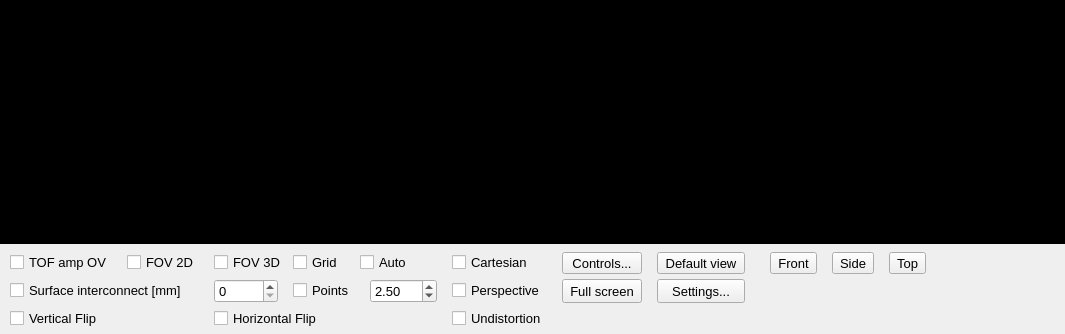
<?xml version="1.0" encoding="UTF-8"?>
<ui version="4.0">
 <class>WidgetPointCloud</class>
 <widget class="QWidget" name="WidgetPointCloud">
  <property name="geometry">
   <rect>
    <x>0</x>
    <y>0</y>
    <width>1065</width>
    <height>334</height>
   </rect>
  </property>
  <property name="sizePolicy">
   <sizepolicy hsizetype="Minimum" vsizetype="Minimum">
    <horstretch>0</horstretch>
    <verstretch>0</verstretch>
   </sizepolicy>
  </property>
  <property name="minimumSize">
   <size>
    <width>0</width>
    <height>0</height>
   </size>
  </property>
  <property name="windowTitle">
   <string>Point Cloud</string>
  </property>
  <property name="styleSheet">
   <string notr="true"/>
  </property>
  <layout class="QGridLayout" name="gridLayout">
   <property name="leftMargin">
    <number>0</number>
   </property>
   <property name="topMargin">
    <number>0</number>
   </property>
   <property name="rightMargin">
    <number>0</number>
   </property>
   <property name="bottomMargin">
    <number>0</number>
   </property>
   <property name="spacing">
    <number>5</number>
   </property>
   <item row="0" column="0" colspan="7">
    <widget class="QWidget" name="widget3D" native="true">
     <property name="sizePolicy">
      <sizepolicy hsizetype="Expanding" vsizetype="Expanding">
       <horstretch>0</horstretch>
       <verstretch>0</verstretch>
      </sizepolicy>
     </property>
     <property name="minimumSize">
      <size>
       <width>0</width>
       <height>0</height>
      </size>
     </property>
     <property name="styleSheet">
      <string notr="true">background-color:rgb(0, 0, 0);</string>
     </property>
    </widget>
   </item>
   <item row="2" column="0" rowspan="2" colspan="5">
    <layout class="QGridLayout" name="gridLayout_2">
     <property name="sizeConstraint">
      <enum>QLayout::SetDefaultConstraint</enum>
     </property>
     <property name="topMargin">
      <number>3</number>
     </property>
     <property name="bottomMargin">
      <number>5</number>
     </property>
     <item row="0" column="10">
      <layout class="QHBoxLayout" name="horizontalLayout_15">
       <item>
        <spacer name="horizontalSpacer_17">
         <property name="orientation">
          <enum>Qt::Horizontal</enum>
         </property>
         <property name="sizeType">
          <enum>QSizePolicy::Fixed</enum>
         </property>
         <property name="sizeHint" stdset="0">
          <size>
           <width>20</width>
           <height>20</height>
          </size>
         </property>
        </spacer>
       </item>
       <item>
        <widget class="QToolButton" name="tbFront">
         <property name="minimumSize">
          <size>
           <width>0</width>
           <height>0</height>
          </size>
         </property>
         <property name="maximumSize">
          <size>
           <width>16777215</width>
           <height>16777215</height>
          </size>
         </property>
         <property name="font">
          <font>
           <family>MS Shell Dlg 2</family>
           <pointsize>10</pointsize>
           <weight>50</weight>
           <italic>false</italic>
           <bold>false</bold>
          </font>
         </property>
         <property name="toolTip">
          <string>&lt;html&gt;&lt;head/&gt;&lt;body&gt;&lt;p&gt;Show front orthogonal projection&lt;/p&gt;&lt;/body&gt;&lt;/html&gt;</string>
         </property>
         <property name="styleSheet">
          <string notr="true">font: 10pt &quot;MS Shell Dlg 2&quot;;</string>
         </property>
         <property name="text">
          <string>Front</string>
         </property>
        </widget>
       </item>
       <item>
        <spacer name="horizontalSpacer_18">
         <property name="orientation">
          <enum>Qt::Horizontal</enum>
         </property>
         <property name="sizeType">
          <enum>QSizePolicy::Fixed</enum>
         </property>
         <property name="sizeHint" stdset="0">
          <size>
           <width>10</width>
           <height>20</height>
          </size>
         </property>
        </spacer>
       </item>
       <item>
        <widget class="QToolButton" name="tbSide">
         <property name="minimumSize">
          <size>
           <width>0</width>
           <height>0</height>
          </size>
         </property>
         <property name="maximumSize">
          <size>
           <width>16777215</width>
           <height>16777215</height>
          </size>
         </property>
         <property name="font">
          <font>
           <family>MS Shell Dlg 2</family>
           <pointsize>10</pointsize>
           <weight>50</weight>
           <italic>false</italic>
           <bold>false</bold>
          </font>
         </property>
         <property name="toolTip">
          <string>&lt;html&gt;&lt;head/&gt;&lt;body&gt;&lt;p&gt;Show side orthogonal projection&lt;/p&gt;&lt;/body&gt;&lt;/html&gt;</string>
         </property>
         <property name="styleSheet">
          <string notr="true">font: 10pt &quot;MS Shell Dlg 2&quot;;</string>
         </property>
         <property name="text">
          <string>Side</string>
         </property>
        </widget>
       </item>
       <item>
        <spacer name="horizontalSpacer_19">
         <property name="orientation">
          <enum>Qt::Horizontal</enum>
         </property>
         <property name="sizeType">
          <enum>QSizePolicy::Fixed</enum>
         </property>
         <property name="sizeHint" stdset="0">
          <size>
           <width>10</width>
           <height>20</height>
          </size>
         </property>
        </spacer>
       </item>
       <item>
        <widget class="QToolButton" name="tbTop">
         <property name="minimumSize">
          <size>
           <width>0</width>
           <height>0</height>
          </size>
         </property>
         <property name="maximumSize">
          <size>
           <width>16777215</width>
           <height>16777215</height>
          </size>
         </property>
         <property name="font">
          <font>
           <family>MS Shell Dlg 2</family>
           <pointsize>10</pointsize>
           <weight>50</weight>
           <italic>false</italic>
           <bold>false</bold>
          </font>
         </property>
         <property name="toolTip">
          <string>&lt;html&gt;&lt;head/&gt;&lt;body&gt;&lt;p&gt;Show top orthogonal projection&lt;/p&gt;&lt;/body&gt;&lt;/html&gt;</string>
         </property>
         <property name="styleSheet">
          <string notr="true">font: 10pt &quot;MS Shell Dlg 2&quot;;</string>
         </property>
         <property name="text">
          <string>Top</string>
         </property>
        </widget>
       </item>
       <item>
        <spacer name="horizontalSpacer_5">
         <property name="orientation">
          <enum>Qt::Horizontal</enum>
         </property>
         <property name="sizeType">
          <enum>QSizePolicy::Expanding</enum>
         </property>
         <property name="sizeHint" stdset="0">
          <size>
           <width>10</width>
           <height>20</height>
          </size>
         </property>
        </spacer>
       </item>
      </layout>
     </item>
     <item row="0" column="8">
      <spacer name="horizontalSpacer_2">
       <property name="orientation">
        <enum>Qt::Horizontal</enum>
       </property>
       <property name="sizeType">
        <enum>QSizePolicy::Fixed</enum>
       </property>
       <property name="sizeHint" stdset="0">
        <size>
         <width>10</width>
         <height>20</height>
        </size>
       </property>
      </spacer>
     </item>
     <item row="0" column="5">
      <layout class="QHBoxLayout" name="horizontalLayout_9">
       <item>
        <spacer name="horizontalSpacer_13">
         <property name="orientation">
          <enum>Qt::Horizontal</enum>
         </property>
         <property name="sizeType">
          <enum>QSizePolicy::Fixed</enum>
         </property>
         <property name="sizeHint" stdset="0">
          <size>
           <width>10</width>
           <height>20</height>
          </size>
         </property>
        </spacer>
       </item>
       <item>
        <widget class="QCheckBox" name="cbCartesian">
         <property name="minimumSize">
          <size>
           <width>0</width>
           <height>0</height>
          </size>
         </property>
         <property name="font">
          <font>
           <family>MS Shell Dlg 2</family>
           <pointsize>10</pointsize>
           <weight>50</weight>
           <italic>false</italic>
           <bold>false</bold>
          </font>
         </property>
         <property name="toolTip">
          <string>&lt;html&gt;&lt;head/&gt;&lt;body&gt;&lt;p&gt;Switch between raw data and cartesiant space&lt;/p&gt;&lt;/body&gt;&lt;/html&gt;</string>
         </property>
         <property name="styleSheet">
          <string notr="true">font: 10pt &quot;MS Shell Dlg 2&quot;;</string>
         </property>
         <property name="text">
          <string>Cartesian</string>
         </property>
        </widget>
       </item>
      </layout>
     </item>
     <item row="1" column="1">
      <layout class="QHBoxLayout" name="horizontalLayout_7">
       <item>
        <widget class="QCheckBox" name="cbSurfaceInterconnect">
         <property name="minimumSize">
          <size>
           <width>0</width>
           <height>0</height>
          </size>
         </property>
         <property name="font">
          <font>
           <family>MS Shell Dlg 2</family>
           <pointsize>10</pointsize>
           <weight>50</weight>
           <italic>false</italic>
           <bold>false</bold>
          </font>
         </property>
         <property name="toolTip">
          <string>&lt;html&gt;&lt;head/&gt;&lt;body&gt;&lt;p&gt;Surface visualisation&lt;/p&gt;&lt;/body&gt;&lt;/html&gt;</string>
         </property>
         <property name="styleSheet">
          <string notr="true">font: 10pt &quot;MS Shell Dlg 2&quot;;</string>
         </property>
         <property name="text">
          <string>Surface interconnect [mm]</string>
         </property>
        </widget>
       </item>
       <item>
        <spacer name="horizontalSpacer_10">
         <property name="orientation">
          <enum>Qt::Horizontal</enum>
         </property>
         <property name="sizeHint" stdset="0">
          <size>
           <width>10</width>
           <height>20</height>
          </size>
         </property>
        </spacer>
       </item>
      </layout>
     </item>
     <item row="2" column="5">
      <layout class="QHBoxLayout" name="horizontalLayout_13">
       <item>
        <spacer name="horizontalSpacer_15">
         <property name="orientation">
          <enum>Qt::Horizontal</enum>
         </property>
         <property name="sizeType">
          <enum>QSizePolicy::Fixed</enum>
         </property>
         <property name="sizeHint" stdset="0">
          <size>
           <width>10</width>
           <height>20</height>
          </size>
         </property>
        </spacer>
       </item>
       <item>
        <widget class="QCheckBox" name="cbUndistortion">
         <property name="minimumSize">
          <size>
           <width>0</width>
           <height>0</height>
          </size>
         </property>
         <property name="font">
          <font>
           <family>MS Shell Dlg 2</family>
           <pointsize>10</pointsize>
           <weight>50</weight>
           <italic>false</italic>
           <bold>false</bold>
          </font>
         </property>
         <property name="toolTip">
          <string>&lt;html&gt;&lt;head/&gt;&lt;body&gt;&lt;p&gt;Switch on/off optical lens undistortion&lt;/p&gt;&lt;/body&gt;&lt;/html&gt;</string>
         </property>
         <property name="styleSheet">
          <string notr="true">font: 10pt &quot;MS Shell Dlg 2&quot;;</string>
         </property>
         <property name="text">
          <string>Undistortion</string>
         </property>
        </widget>
       </item>
      </layout>
     </item>
     <item row="0" column="1">
      <layout class="QHBoxLayout" name="horizontalLayout">
       <item>
        <widget class="QCheckBox" name="cbGrayPointCloud">
         <property name="minimumSize">
          <size>
           <width>0</width>
           <height>0</height>
          </size>
         </property>
         <property name="font">
          <font>
           <family>MS Shell Dlg 2</family>
           <pointsize>10</pointsize>
           <weight>50</weight>
           <italic>false</italic>
           <bold>false</bold>
          </font>
         </property>
         <property name="toolTip">
          <string>&lt;html&gt;&lt;head/&gt;&lt;body&gt;&lt;p&gt;Grayscale surface created from amplitude&lt;/p&gt;&lt;/body&gt;&lt;/html&gt;</string>
         </property>
         <property name="styleSheet">
          <string notr="true">font: 10pt &quot;MS Shell Dlg 2&quot;;</string>
         </property>
         <property name="text">
          <string>TOF amp OV</string>
         </property>
        </widget>
       </item>
       <item>
        <spacer name="horizontalSpacer_14">
         <property name="orientation">
          <enum>Qt::Horizontal</enum>
         </property>
         <property name="sizeType">
          <enum>QSizePolicy::MinimumExpanding</enum>
         </property>
         <property name="sizeHint" stdset="0">
          <size>
           <width>10</width>
           <height>20</height>
          </size>
         </property>
        </spacer>
       </item>
       <item>
        <widget class="QCheckBox" name="cbAxis2D">
         <property name="sizePolicy">
          <sizepolicy hsizetype="Minimum" vsizetype="Fixed">
           <horstretch>0</horstretch>
           <verstretch>0</verstretch>
          </sizepolicy>
         </property>
         <property name="minimumSize">
          <size>
           <width>0</width>
           <height>0</height>
          </size>
         </property>
         <property name="font">
          <font>
           <family>MS Shell Dlg 2</family>
           <pointsize>10</pointsize>
           <weight>50</weight>
           <italic>false</italic>
           <bold>false</bold>
          </font>
         </property>
         <property name="toolTip">
          <string>&lt;html&gt;&lt;head/&gt;&lt;body&gt;&lt;p&gt;Plane field of view on the grid&lt;/p&gt;&lt;/body&gt;&lt;/html&gt;</string>
         </property>
         <property name="styleSheet">
          <string notr="true">font: 10pt &quot;MS Shell Dlg 2&quot;;</string>
         </property>
         <property name="text">
          <string>FOV 2D</string>
         </property>
        </widget>
       </item>
       <item>
        <spacer name="horizontalSpacer_3">
         <property name="orientation">
          <enum>Qt::Horizontal</enum>
         </property>
         <property name="sizeType">
          <enum>QSizePolicy::MinimumExpanding</enum>
         </property>
         <property name="sizeHint" stdset="0">
          <size>
           <width>10</width>
           <height>20</height>
          </size>
         </property>
        </spacer>
       </item>
      </layout>
     </item>
     <item row="1" column="3">
      <layout class="QHBoxLayout" name="horizontalLayout_11">
       <item>
        <widget class="QCheckBox" name="cbPoints">
         <property name="minimumSize">
          <size>
           <width>0</width>
           <height>0</height>
          </size>
         </property>
         <property name="font">
          <font>
           <family>MS Shell Dlg 2</family>
           <pointsize>10</pointsize>
           <weight>50</weight>
           <italic>false</italic>
           <bold>false</bold>
          </font>
         </property>
         <property name="toolTip">
          <string>&lt;html&gt;&lt;head/&gt;&lt;body&gt;&lt;p&gt;Pont cloud visualisation&lt;/p&gt;&lt;/body&gt;&lt;/html&gt;</string>
         </property>
         <property name="styleSheet">
          <string notr="true">font: 10pt &quot;MS Shell Dlg 2&quot;;</string>
         </property>
         <property name="text">
          <string>Points</string>
         </property>
        </widget>
       </item>
      </layout>
     </item>
     <item row="2" column="1">
      <widget class="QCheckBox" name="cbVerticalFlip">
       <property name="minimumSize">
        <size>
         <width>0</width>
         <height>0</height>
        </size>
       </property>
       <property name="font">
        <font>
         <family>MS Shell Dlg 2</family>
         <pointsize>10</pointsize>
         <weight>50</weight>
         <italic>false</italic>
         <bold>false</bold>
        </font>
       </property>
       <property name="toolTip">
        <string>&lt;html&gt;&lt;head/&gt;&lt;body&gt;&lt;p&gt;Point cloud vertical mirroring&lt;/p&gt;&lt;/body&gt;&lt;/html&gt;</string>
       </property>
       <property name="styleSheet">
        <string notr="true">font: 10pt &quot;MS Shell Dlg 2&quot;;</string>
       </property>
       <property name="text">
        <string>Vertical Flip</string>
       </property>
      </widget>
     </item>
     <item row="0" column="2">
      <layout class="QHBoxLayout" name="horizontalLayout_4">
       <item>
        <widget class="QCheckBox" name="cbAxis3D">
         <property name="minimumSize">
          <size>
           <width>0</width>
           <height>0</height>
          </size>
         </property>
         <property name="maximumSize">
          <size>
           <width>170</width>
           <height>16777215</height>
          </size>
         </property>
         <property name="font">
          <font>
           <family>MS Shell Dlg 2</family>
           <pointsize>10</pointsize>
           <weight>50</weight>
           <italic>false</italic>
           <bold>false</bold>
          </font>
         </property>
         <property name="toolTip">
          <string>&lt;html&gt;&lt;head/&gt;&lt;body&gt;&lt;p&gt;3D field of view&lt;/p&gt;&lt;/body&gt;&lt;/html&gt;</string>
         </property>
         <property name="styleSheet">
          <string notr="true">font: 10pt &quot;MS Shell Dlg 2&quot;;</string>
         </property>
         <property name="text">
          <string>FOV 3D</string>
         </property>
        </widget>
       </item>
      </layout>
     </item>
     <item row="1" column="2">
      <layout class="QHBoxLayout" name="horizontalLayout_3">
       <item>
        <widget class="QSpinBox" name="sbSurfaceInterconnect">
         <property name="minimumSize">
          <size>
           <width>0</width>
           <height>0</height>
          </size>
         </property>
         <property name="font">
          <font>
           <family>MS Shell Dlg 2</family>
           <pointsize>10</pointsize>
           <weight>50</weight>
           <italic>false</italic>
           <bold>false</bold>
          </font>
         </property>
         <property name="toolTip">
          <string>&lt;html&gt;&lt;head/&gt;&lt;body&gt;&lt;p&gt;Surface visualisation mesh filter threshold.&lt;/p&gt;&lt;/body&gt;&lt;/html&gt;</string>
         </property>
         <property name="styleSheet">
          <string notr="true">font: 10pt &quot;MS Shell Dlg 2&quot;;</string>
         </property>
         <property name="buttonSymbols">
          <enum>QAbstractSpinBox::UpDownArrows</enum>
         </property>
         <property name="maximum">
          <number>99999</number>
         </property>
         <property name="stepType">
          <enum>QAbstractSpinBox::AdaptiveDecimalStepType</enum>
         </property>
        </widget>
       </item>
       <item>
        <spacer name="horizontalSpacer_9">
         <property name="orientation">
          <enum>Qt::Horizontal</enum>
         </property>
         <property name="sizeType">
          <enum>QSizePolicy::Expanding</enum>
         </property>
         <property name="sizeHint" stdset="0">
          <size>
           <width>10</width>
           <height>20</height>
          </size>
         </property>
        </spacer>
       </item>
      </layout>
     </item>
     <item row="0" column="6">
      <spacer name="horizontalSpacer">
       <property name="orientation">
        <enum>Qt::Horizontal</enum>
       </property>
       <property name="sizeType">
        <enum>QSizePolicy::Fixed</enum>
       </property>
       <property name="sizeHint" stdset="0">
        <size>
         <width>10</width>
         <height>20</height>
        </size>
       </property>
      </spacer>
     </item>
     <item row="1" column="4">
      <layout class="QHBoxLayout" name="horizontalLayout_6">
       <item>
        <spacer name="horizontalSpacer_11">
         <property name="orientation">
          <enum>Qt::Horizontal</enum>
         </property>
         <property name="sizeType">
          <enum>QSizePolicy::Fixed</enum>
         </property>
         <property name="sizeHint" stdset="0">
          <size>
           <width>10</width>
           <height>20</height>
          </size>
         </property>
        </spacer>
       </item>
       <item>
        <widget class="QDoubleSpinBox" name="dbPointSize">
         <property name="minimumSize">
          <size>
           <width>0</width>
           <height>0</height>
          </size>
         </property>
         <property name="font">
          <font>
           <family>MS Shell Dlg 2</family>
           <pointsize>10</pointsize>
           <weight>50</weight>
           <italic>false</italic>
           <bold>false</bold>
          </font>
         </property>
         <property name="toolTip">
          <string>&lt;html&gt;&lt;head/&gt;&lt;body&gt;&lt;p&gt;Point cloud pixel size&lt;/p&gt;&lt;/body&gt;&lt;/html&gt;</string>
         </property>
         <property name="styleSheet">
          <string notr="true">font: 10pt &quot;MS Shell Dlg 2&quot;;</string>
         </property>
         <property name="buttonSymbols">
          <enum>QAbstractSpinBox::UpDownArrows</enum>
         </property>
         <property name="maximum">
          <double>999.990000000000009</double>
         </property>
         <property name="singleStep">
          <double>0.500000000000000</double>
         </property>
         <property name="stepType">
          <enum>QAbstractSpinBox::AdaptiveDecimalStepType</enum>
         </property>
         <property name="value">
          <double>2.500000000000000</double>
         </property>
        </widget>
       </item>
      </layout>
     </item>
     <item row="0" column="7">
      <widget class="QToolButton" name="tbShowControls">
       <property name="sizePolicy">
        <sizepolicy hsizetype="Preferred" vsizetype="Preferred">
         <horstretch>0</horstretch>
         <verstretch>0</verstretch>
        </sizepolicy>
       </property>
       <property name="minimumSize">
        <size>
         <width>0</width>
         <height>0</height>
        </size>
       </property>
       <property name="maximumSize">
        <size>
         <width>16777215</width>
         <height>16777215</height>
        </size>
       </property>
       <property name="font">
        <font>
         <family>MS Shell Dlg 2</family>
         <pointsize>10</pointsize>
         <weight>50</weight>
         <italic>false</italic>
         <bold>false</bold>
        </font>
       </property>
       <property name="toolTip">
        <string>&lt;html&gt;&lt;head/&gt;&lt;body&gt;&lt;p&gt;Show point cloud handling controls&lt;/p&gt;&lt;/body&gt;&lt;/html&gt;</string>
       </property>
       <property name="layoutDirection">
        <enum>Qt::LeftToRight</enum>
       </property>
       <property name="styleSheet">
        <string notr="true">font: 10pt &quot;MS Shell Dlg 2&quot;;</string>
       </property>
       <property name="text">
        <string>Controls...</string>
       </property>
      </widget>
     </item>
     <item row="0" column="0">
      <spacer name="horizontalSpacer_22">
       <property name="orientation">
        <enum>Qt::Horizontal</enum>
       </property>
       <property name="sizeType">
        <enum>QSizePolicy::Fixed</enum>
       </property>
       <property name="sizeHint" stdset="0">
        <size>
         <width>10</width>
         <height>20</height>
        </size>
       </property>
      </spacer>
     </item>
     <item row="1" column="5">
      <layout class="QHBoxLayout" name="horizontalLayout_8">
       <item>
        <spacer name="horizontalSpacer_16">
         <property name="orientation">
          <enum>Qt::Horizontal</enum>
         </property>
         <property name="sizeType">
          <enum>QSizePolicy::Fixed</enum>
         </property>
         <property name="sizeHint" stdset="0">
          <size>
           <width>10</width>
           <height>20</height>
          </size>
         </property>
        </spacer>
       </item>
       <item>
        <widget class="QCheckBox" name="cbPerspectiveView">
         <property name="font">
          <font>
           <family>MS Shell Dlg 2</family>
           <pointsize>10</pointsize>
           <weight>50</weight>
           <italic>false</italic>
           <bold>false</bold>
          </font>
         </property>
         <property name="toolTip">
          <string>&lt;html&gt;&lt;head/&gt;&lt;body&gt;&lt;p&gt;Switch persective / orthogonal projections&lt;/p&gt;&lt;/body&gt;&lt;/html&gt;</string>
         </property>
         <property name="styleSheet">
          <string notr="true">font: 10pt &quot;MS Shell Dlg 2&quot;;</string>
         </property>
         <property name="text">
          <string>Perspective</string>
         </property>
        </widget>
       </item>
      </layout>
     </item>
     <item row="2" column="2" colspan="2">
      <layout class="QHBoxLayout" name="horizontalLayout_12">
       <item>
        <widget class="QCheckBox" name="cbHorizontalFlip">
         <property name="minimumSize">
          <size>
           <width>0</width>
           <height>0</height>
          </size>
         </property>
         <property name="maximumSize">
          <size>
           <width>16777215</width>
           <height>16777215</height>
          </size>
         </property>
         <property name="font">
          <font>
           <family>MS Shell Dlg 2</family>
           <pointsize>10</pointsize>
           <weight>50</weight>
           <italic>false</italic>
           <bold>false</bold>
          </font>
         </property>
         <property name="toolTip">
          <string>&lt;html&gt;&lt;head/&gt;&lt;body&gt;&lt;p&gt;Point cloud horizontal mirroring&lt;/p&gt;&lt;/body&gt;&lt;/html&gt;</string>
         </property>
         <property name="styleSheet">
          <string notr="true">font: 10pt &quot;MS Shell Dlg 2&quot;;</string>
         </property>
         <property name="text">
          <string>Horizontal Flip</string>
         </property>
        </widget>
       </item>
      </layout>
     </item>
     <item row="0" column="3">
      <layout class="QHBoxLayout" name="horizontalLayout_10">
       <item>
        <widget class="QCheckBox" name="cbGrid">
         <property name="minimumSize">
          <size>
           <width>0</width>
           <height>0</height>
          </size>
         </property>
         <property name="font">
          <font>
           <family>MS Shell Dlg 2</family>
           <pointsize>10</pointsize>
           <weight>50</weight>
           <italic>false</italic>
           <bold>false</bold>
          </font>
         </property>
         <property name="toolTip">
          <string>&lt;html&gt;&lt;head/&gt;&lt;body&gt;&lt;p&gt;The position of grid releative camera: offset x, y, z, cell size, cell number, color can be changed in settings&lt;/p&gt;&lt;/body&gt;&lt;/html&gt;</string>
         </property>
         <property name="styleSheet">
          <string notr="true">font: 10pt &quot;MS Shell Dlg 2&quot;;</string>
         </property>
         <property name="text">
          <string>Grid</string>
         </property>
        </widget>
       </item>
       <item>
        <spacer name="horizontalSpacer_4">
         <property name="orientation">
          <enum>Qt::Horizontal</enum>
         </property>
         <property name="sizeType">
          <enum>QSizePolicy::Fixed</enum>
         </property>
         <property name="sizeHint" stdset="0">
          <size>
           <width>10</width>
           <height>20</height>
          </size>
         </property>
        </spacer>
       </item>
      </layout>
     </item>
     <item row="0" column="4">
      <layout class="QHBoxLayout" name="horizontalLayout_5">
       <item>
        <widget class="QCheckBox" name="cbAutoRotating">
         <property name="sizePolicy">
          <sizepolicy hsizetype="Fixed" vsizetype="Fixed">
           <horstretch>0</horstretch>
           <verstretch>0</verstretch>
          </sizepolicy>
         </property>
         <property name="minimumSize">
          <size>
           <width>0</width>
           <height>0</height>
          </size>
         </property>
         <property name="maximumSize">
          <size>
           <width>150</width>
           <height>16777215</height>
          </size>
         </property>
         <property name="font">
          <font>
           <family>MS Shell Dlg 2</family>
           <pointsize>10</pointsize>
           <weight>50</weight>
           <italic>false</italic>
           <bold>false</bold>
          </font>
         </property>
         <property name="toolTip">
          <string>&lt;html&gt;&lt;head/&gt;&lt;body&gt;&lt;p&gt;Point cloud auto rotation. The rotation can be programmed in script file&lt;/p&gt;&lt;/body&gt;&lt;/html&gt;</string>
         </property>
         <property name="styleSheet">
          <string notr="true">font: 10pt &quot;MS Shell Dlg 2&quot;;</string>
         </property>
         <property name="text">
          <string>Auto</string>
         </property>
        </widget>
       </item>
      </layout>
     </item>
     <item row="0" column="9">
      <widget class="QToolButton" name="tbReset">
       <property name="sizePolicy">
        <sizepolicy hsizetype="Preferred" vsizetype="Preferred">
         <horstretch>0</horstretch>
         <verstretch>0</verstretch>
        </sizepolicy>
       </property>
       <property name="minimumSize">
        <size>
         <width>0</width>
         <height>0</height>
        </size>
       </property>
       <property name="maximumSize">
        <size>
         <width>16777215</width>
         <height>16777215</height>
        </size>
       </property>
       <property name="font">
        <font>
         <family>MS Shell Dlg 2</family>
         <pointsize>10</pointsize>
         <weight>50</weight>
         <italic>false</italic>
         <bold>false</bold>
        </font>
       </property>
       <property name="toolTip">
        <string>&lt;html&gt;&lt;head/&gt;&lt;body&gt;&lt;p&gt;Default point cloud view&lt;/p&gt;&lt;/body&gt;&lt;/html&gt;</string>
       </property>
       <property name="styleSheet">
        <string notr="true">font: 10pt &quot;MS Shell Dlg 2&quot;;</string>
       </property>
       <property name="text">
        <string>Default view</string>
       </property>
       <property name="toolButtonStyle">
        <enum>Qt::ToolButtonIconOnly</enum>
       </property>
      </widget>
     </item>
     <item row="1" column="7">
      <widget class="QToolButton" name="tbFullScreenPC">
       <property name="sizePolicy">
        <sizepolicy hsizetype="Preferred" vsizetype="Preferred">
         <horstretch>0</horstretch>
         <verstretch>0</verstretch>
        </sizepolicy>
       </property>
       <property name="minimumSize">
        <size>
         <width>0</width>
         <height>0</height>
        </size>
       </property>
       <property name="maximumSize">
        <size>
         <width>16777215</width>
         <height>16777215</height>
        </size>
       </property>
       <property name="font">
        <font>
         <family>MS Shell Dlg 2</family>
         <pointsize>10</pointsize>
         <weight>50</weight>
         <italic>false</italic>
         <bold>false</bold>
        </font>
       </property>
       <property name="toolTip">
        <string>&lt;html&gt;&lt;head/&gt;&lt;body&gt;&lt;p&gt;Turn on full screen visualisation&lt;/p&gt;&lt;/body&gt;&lt;/html&gt;</string>
       </property>
       <property name="styleSheet">
        <string notr="true">font: 10pt &quot;MS Shell Dlg 2&quot;;</string>
       </property>
       <property name="text">
        <string>Full screen</string>
       </property>
       <property name="checkable">
        <bool>true</bool>
       </property>
      </widget>
     </item>
     <item row="1" column="9">
      <widget class="QToolButton" name="tbSettings">
       <property name="sizePolicy">
        <sizepolicy hsizetype="Preferred" vsizetype="Preferred">
         <horstretch>0</horstretch>
         <verstretch>0</verstretch>
        </sizepolicy>
       </property>
       <property name="minimumSize">
        <size>
         <width>0</width>
         <height>0</height>
        </size>
       </property>
       <property name="maximumSize">
        <size>
         <width>16777215</width>
         <height>16777215</height>
        </size>
       </property>
       <property name="font">
        <font>
         <family>MS Shell Dlg 2</family>
         <pointsize>10</pointsize>
         <weight>50</weight>
         <italic>false</italic>
         <bold>false</bold>
        </font>
       </property>
       <property name="toolTip">
        <string>&lt;html&gt;&lt;head/&gt;&lt;body&gt;&lt;p&gt;Point cloud settings&lt;/p&gt;&lt;/body&gt;&lt;/html&gt;</string>
       </property>
       <property name="styleSheet">
        <string notr="true">font: 10pt &quot;MS Shell Dlg 2&quot;;</string>
       </property>
       <property name="text">
        <string>Settings...</string>
       </property>
      </widget>
     </item>
    </layout>
   </item>
   <item row="2" column="5">
    <spacer name="horizontalSpacer_6">
     <property name="orientation">
      <enum>Qt::Horizontal</enum>
     </property>
     <property name="sizeHint" stdset="0">
      <size>
       <width>5</width>
       <height>20</height>
      </size>
     </property>
    </spacer>
   </item>
  </layout>
 </widget>
 <resources/>
 <connections/>
</ui>
